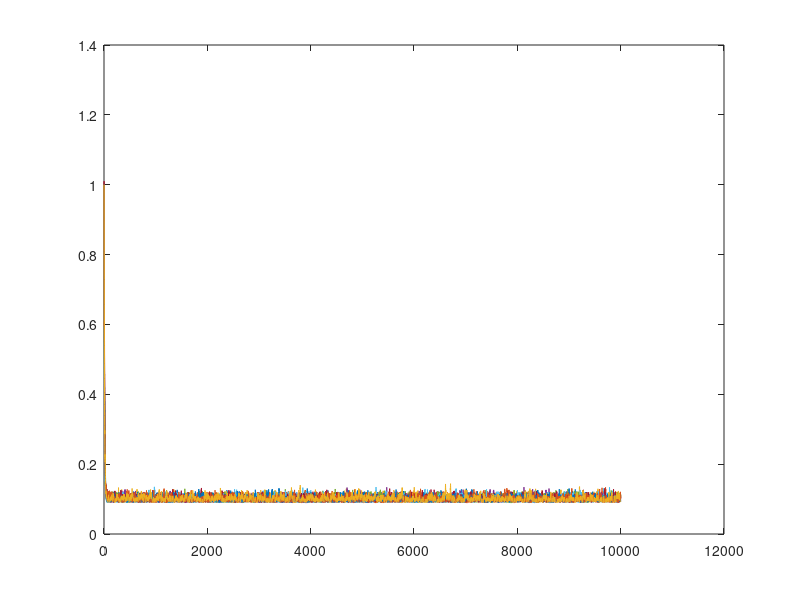

This chart was generated by the following MATLAB code:
% Alternate N by N player game where all players excahnge at each time step

N = 10; %number of players
a = 0.1; %rand(); %random fraction in interval [0,1] won
b = 0.1;
n = 10000;
p = 0.5;
t = 1;
       

X = ones(t, N); %initialize array of wealth
X(1,:) = (10/N);

for t = 1:n %loop over n time steps
    % random player wins, vector e at 
    rand1 = randi(N);
     e = X(t,rand1);

    %update wealth for every player , with e being the winner 
        X(t+1,:) = (1-b)*X(t,:) -(a/(N-1))*min(X(t,:)) + b/N;
        X(t+1,rand1) = (1-b)*e -(a/(N-1))*min(X(t,:)) + b/N + (a*N/(N-1))*min(X(t,:));
        
       
      
end

Finalwealth = X(end,:);

T = transpose(Finalwealth);

winner = max(T);
sumofrows = sum(X,2)

plot(X)

richest = max(X(n,:))